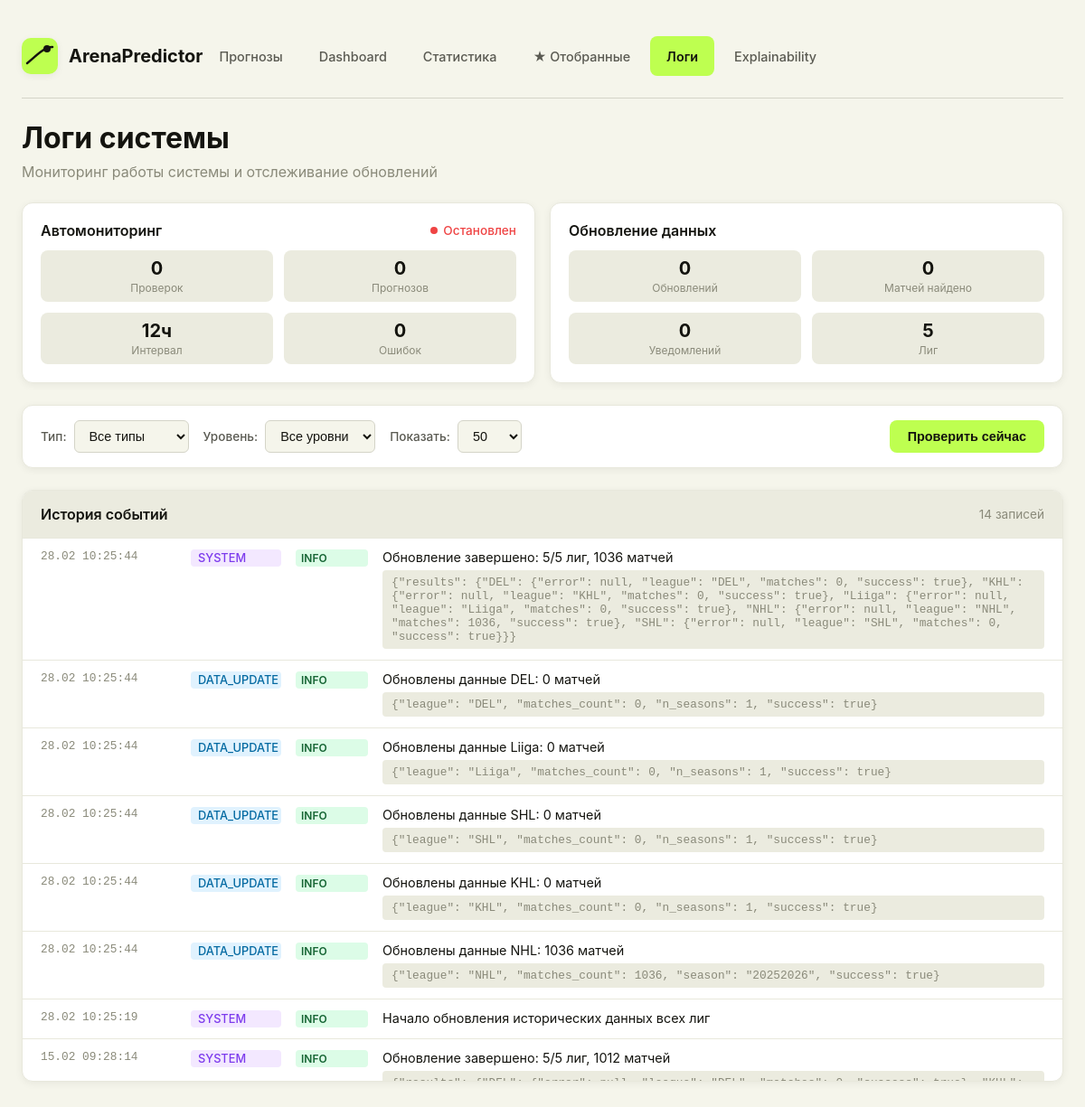
Page /logs (signed in) on the earlier database version.
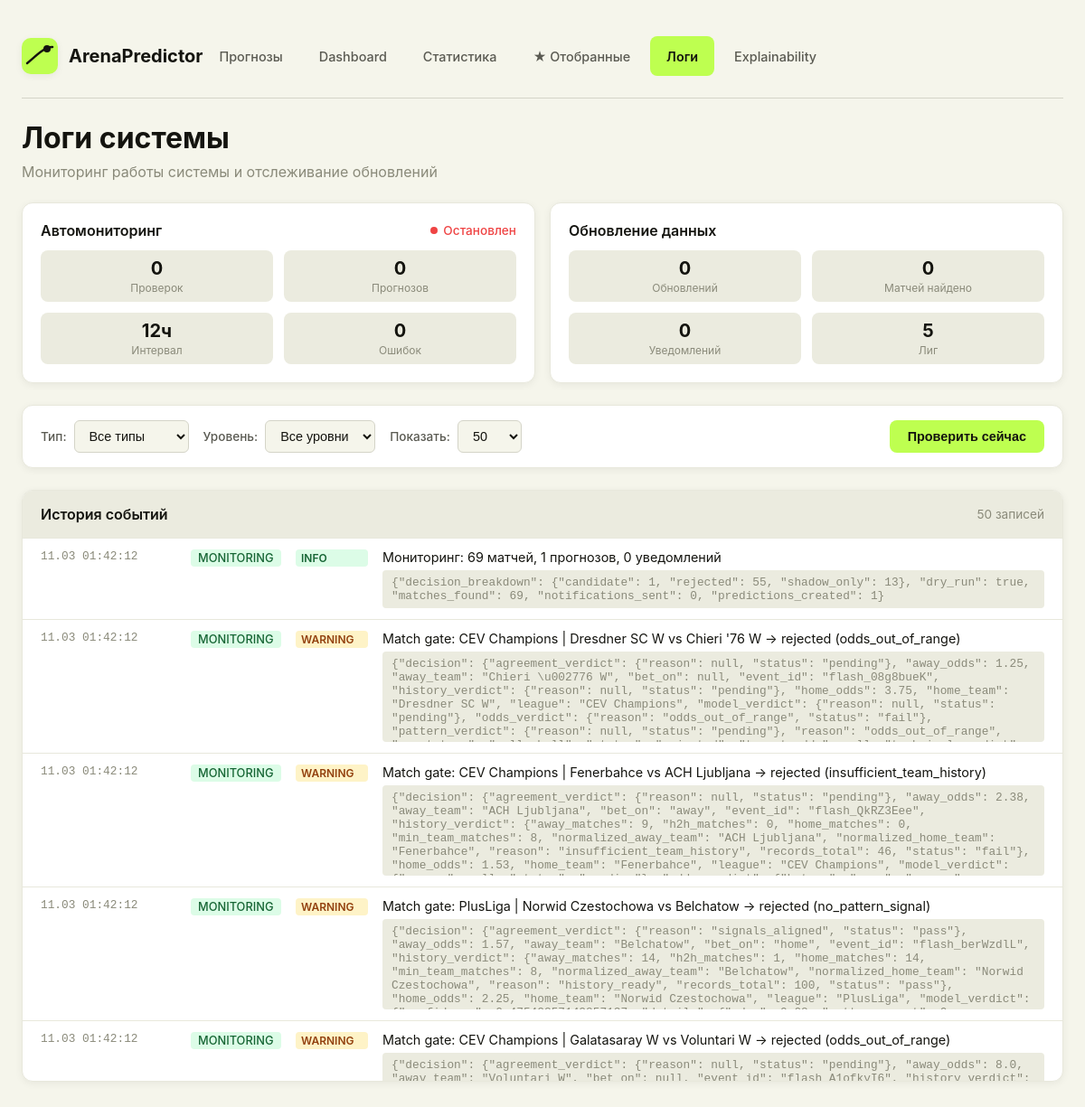
Same page on the later database version.
### models.py (models this page shows, shortened)
class SystemLog(db.Model):
    __tablename__ = 'system_logs'
    id = db.Column(db.Integer, primary_key=True)
    timestamp = db.Column(db.DateTime, default=datetime.utcnow, nullable=False, index=True)
    log_type = db.Column(db.String(50), nullable=False, index=True)
    level = db.Column(db.String(20), default='INFO')
    message = db.Column(db.Text, nullable=False)
    details = db.Column(db.JSON)

### src/routes.py (the view)
@routes_bp.route('/logs')
def logs_page():
    from models import SystemLog
    from src.odds_monitor import get_auto_monitor
    from src.data_refresh import get_last_refresh_info
    log_type = request.args.get('type', '')
    level = request.args.get('level', '')
    limit = request.args.get('limit', 50, type=int)
    query = SystemLog.query.order_by(SystemLog.timestamp.desc())
    if log_type:
        query = query.filter(SystemLog.log_type == log_type)
    if level:
        query = query.filter(SystemLog.level == level)
    logs = query.limit(limit).all()
    monitor = get_auto_monitor()
    monitor_stats = monitor.get_stats() if monitor else {}
    refresh_info = get_last_refresh_info() or {}
    log_types = ['data_update', 'monitoring', 'prediction', 'error', 'system']
    levels = ['INFO', 'WARNING', 'ERROR', 'CRITICAL']
    return render_template('logs.html',
                          logs=logs,
                          log_types=log_types,
                          levels=levels,
                          selected_type=log_type,
                          selected_level=level,
                          limit=limit,
                          monitor_stats=monitor_stats,
                          refresh_info=refresh_info)

### app.py (called while the page is built)
@app.before_request
def require_login():
    allowed = ['/auth', '/static', '/favicon', '/@vite']
    path = request.path or '/'
    if any(path.startswith(p) for p in allowed):
        return None
    if not (session.get('sb_user_id') or session.get('user_id')):
        return redirect(url_for('auth_login', next=path))

@app.after_request
def add_header(response):
    response.headers['Cache-Control'] = 'no-store, no-cache, must-revalidate, max-age=0'
    response.headers['Pragma'] = 'no-cache'
    response.headers['Expires'] = '0'
    return response

### src/data_refresh.py (called while the page is built)
def get_refresh_state() -> Dict:
    try:
        if os.path.exists(REFRESH_STATE_FILE):
            with open(REFRESH_STATE_FILE, 'r') as f:
                return json.load(f)
    except Exception as e:
        logger.warning(f"Error reading refresh state: {e}")
    return {}

### src/odds_monitor.py (called while the page is built)
def get_auto_monitor() -> AutoMonitor:
    global _global_monitor
    if _global_monitor is None:
        _global_monitor = AutoMonitor(check_interval=43200)  # 12 часов
    return _global_monitor

### templates/logs.html (shortened to what the changed rows need)
<!DOCTYPE html>
<html lang="ru">
<head>
</head>
<body>
    <div class="app">
        <header>
            <a href="/predictions" class="logo">
                <h1>ArenaPredictor</h1>
            </a>
        </header>
        <h2 class="page-title">Логи системы</h2>
        <div class="logs-container">
            <div class="logs-header">
                <span class="logs-title">История событий</span>
                <span class="logs-count">{{ logs|length }} записей</span>
            </div>
            <div class="logs-list">
                {% if logs %}
                    {% for log in logs %}
                    <div class="log-item">
                        <span class="log-timestamp">{{ log.timestamp.strftime('%d.%m %H:%M:%S') if log.timestamp else '-' }}</span>
                        <span class="log-type {{ log.log_type }}">{{ log.log_type }}</span>
                        <span class="log-level {{ log.level }}">{{ log.level }}</span>
                        <div>
                            <div class="log-message">{{ log.message }}</div>
                            {% if log.details %}
                            <div class="log-details">{{ log.details | tojson }}</div>
                            {% endif %}
                        </div>
                    </div>
                    {% endfor %}
                {% else %}
                    <div class="empty-state">
                        <div class="empty-state-icon">📋</div>
                        <div class="empty-state-title">Нет логов</div>
                        <p>Логи появятся после первой проверки мониторинга</p>
                    </div>
                {% endif %}
            </div>
        </div>
    </div>
</body>
</html>

Differences in the rows shown:
no longer on this page (row unchanged): SystemLog: timestamp "28.02 10:25:44", log_type "SYSTEM", level "INFO", message "Обновление завершено: 5/5 лиг, 1036 матчей", details|tojson "{\"results\": {\"DEL\": {\"error\": null, \"league\": \"DEL\", \"matches\": 0, \"success\": true}, \"KHL\": {\"error\": null, \"league\": \"KHL\", \"matches\": 0, \"success\": true}, \"Liiga\": {\"error\": null, \"league\": \"Liiga\", \"matches\": 0, \"success\": true}, \"NHL\": {\"error\": null, \"league\": \"NHL\", \"matches\": 1036, \"success\": true}, \"SHL\": {\"error\": null, \"league\": \"SHL\", \"matches\": 0, \"success\": true}}}"
no longer on this page (row unchanged): SystemLog: timestamp "28.02 10:25:44", log_type "DATA_UPDATE", level "INFO", message "Обновлены данные DEL: 0 матчей", details|tojson "{\"league\": \"DEL\", \"matches_count\": 0, \"n_seasons\": 1, \"success\": true}"
no longer on this page (row unchanged): SystemLog: timestamp "28.02 10:25:44", log_type "DATA_UPDATE", level "INFO", message "Обновлены данные Liiga: 0 матчей", details|tojson "{\"league\": \"Liiga\", \"matches_count\": 0, \"n_seasons\": 1, \"success\": true}"
no longer on this page (row unchanged): SystemLog: timestamp "28.02 10:25:44", log_type "DATA_UPDATE", level "INFO", message "Обновлены данные SHL: 0 матчей", details|tojson "{\"league\": \"SHL\", \"matches_count\": 0, \"n_seasons\": 1, \"success\": true}"
no longer on this page (row unchanged): SystemLog: timestamp "28.02 10:25:44", log_type "DATA_UPDATE", level "INFO", message "Обновлены данные KHL: 0 матчей", details|tojson "{\"league\": \"KHL\", \"matches_count\": 0, \"n_seasons\": 1, \"success\": true}"
no longer on this page (row unchanged): SystemLog: timestamp "28.02 10:25:44", log_type "DATA_UPDATE", level "INFO", message "Обновлены данные NHL: 1036 матчей", details|tojson "{\"league\": \"NHL\", \"matches_count\": 1036, \"season\": \"20252026\", \"success\": true}"
no longer on this page (row unchanged): SystemLog: timestamp "28.02 10:25:19", log_type "SYSTEM", level "INFO", message "Начало обновления исторических данных всех лиг"
no longer on this page (row unchanged): SystemLog: timestamp "15.02 09:28:14", log_type "SYSTEM", level "INFO", message "Обновление завершено: 5/5 лиг, 1012 матчей"
added SystemLog: timestamp "11.03 01:42:12", log_type "MONITORING", level "INFO", message "Мониторинг: 69 матчей, 1 прогнозов, 0 уведомлений", details|tojson "{\"decision_breakdown\": {\"candidate\": 1, \"rejected\": 55, \"shadow_only\": 13}, \"dry_run\": true, \"matches_found\": 69, \"notifications_sent\": 0, \"predictions_created\": 1}"
added SystemLog: timestamp "11.03 01:42:12", log_type "MONITORING", level "WARNING", message "Match gate: CEV Champions | Dresdner SC W vs Chieri '76 W -> rejected (odds_out_of_range)", details|tojson "{\"decision\": {\"agreement_verdict\": {\"reason\": null, \"status\": \"pending\"}, \"away_odds\": 1.25, \"away_team\": \"Chieri \\u002776 W\", \"bet_on\": null, \"event_id\": \"flash_08g8bueK\", \"history_verdict\": {\"reason\": null, \"status\": \"pending\"}, \"home_odds\": 3.75, \"home_team\": \"Dresdner SC W\", \"league\": \"CEV Champions\", \"model_verdict\": {\"reason\": null, \"status\": \"pending\"}, \"odds_verdict\": {\"reason\": \"odds_out_of_range\", \"status\": \"fail\"}, \"pattern_verdict\": {\"reason\": null, \"status\": \"pending\"}, \"reason\": \"odds_out_of_range\",…"
added SystemLog: timestamp "11.03 01:42:12", log_type "MONITORING", level "WARNING", message "Match gate: CEV Champions | Fenerbahce vs ACH Ljubljana -> rejected (insufficient_team_history)", details|tojson "{\"decision\": {\"agreement_verdict\": {\"reason\": null, \"status\": \"pending\"}, \"away_odds\": 2.38, \"away_team\": \"ACH Ljubljana\", \"bet_on\": \"away\", \"event_id\": \"flash_QkRZ3Eee\", \"history_verdict\": {\"away_matches\": 9, \"h2h_matches\": 0, \"home_matches\": 0, \"min_team_matches\": 8, \"normalized_away_team\": \"ACH Ljubljana\", \"normalized_home_team\": \"Fenerbahce\", \"reason\": \"insufficient_team_history\", \"records_total\": 46, \"status\": \"fail\"}, \"home_odds\": 1.53, \"home_team\": \"Fenerbahce\", \"league\": \"CEV Champions\", \"model_verdict\":…"
added SystemLog: timestamp "11.03 01:42:12", log_type "MONITORING", level "WARNING", message "Match gate: PlusLiga | Norwid Czestochowa vs Belchatow -> rejected (no_pattern_signal)", details|tojson "{\"decision\": {\"agreement_verdict\": {\"reason\": \"signals_aligned\", \"status\": \"pass\"}, \"away_odds\": 1.57, \"away_team\": \"Belchatow\", \"bet_on\": \"home\", \"event_id\": \"flash_berWzdlL\", \"history_verdict\": {\"away_matches\": 14, \"h2h_matches\": 1, \"home_matches\": 14, \"min_team_matches\": 8, \"normalized_away_team\": \"Belchatow\", \"normalized_home_team\": \"Norwid Czestochowa\", \"reason\": \"history_ready\", \"records_total\": 100, \"status\": \"pass\"}, \"home_odds\": 2.25, \"home_team\": \"Norwid Czestochowa\", \"league\": \"PlusLiga\", \"model_verdict\":…"
added SystemLog: timestamp "11.03 01:42:12", log_type "MONITORING", level "WARNING", message "Match gate: CEV Champions | Galatasaray W vs Voluntari W -> rejected (odds_out_of_range)", details|tojson "{\"decision\": {\"agreement_verdict\": {\"reason\": null, \"status\": \"pending\"}, \"away_odds\": 8.0,…"
Other differences:
{{ logs|length }}: "14" → "50"
